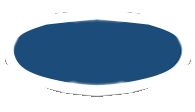
#> input picture Assets/GUI/RGH Slider.png, 195 x 112 px
$ python -i make.py   (imports and definitions only)
#> lines starting #> are read from the running program, lines starting #| are printed output that depends on the picture
"""make.py - builds and deploys WiiConverted's pages on the site: https://www.joykhloe.com/RGH/wc/home

    python web/make.py build            the pages into web/out/site, the list of downloads into web/out/downloads.json
    python web/make.py preview          build, then serve it all at http://localhost:8787/RGH/wc/home (wrangler dev,
                                        with a local copy of the R2 bucket); Ctrl+C stops it
    python web/make.py deploy           build, upload the downloads that changed to R2, deploy the Worker and the pages
    python web/make.py pack FOLDER [--list-only]
                                        put a mod on the Mods page: its mod.json, icon and screenshots are copied into
                                        web/mods/<its folder's name>/ and the folder is zipped there as the download
                                        (other games' ROMs and data are left out, and so is what that folder's
                                        leave-out.txt names; its release/ files replace the mod's own); --list-only
                                        shows the mod without a download

The pages are built from web/src (the layout, the pages, the stylesheet, _headers), the launcher's art in Assets/,
dist/WiiConverted Setup.zip (--setup-zip names another) and web/mods/. The wrangler it runs is web/node_modules'
(installed with npm the first time it is needed); deploying needs a Cloudflare login once: `npx wrangler login` in
web/.
"""
import argparse
import hashlib
import html
import io
import json
import os
import re
import shutil
import subprocess
import sys
import time
import tomllib
import urllib.parse
import urllib.request
import zipfile
from fnmatch import fnmatch
from datetime import datetime
from pathlib import Path

from PIL import Image

WEB = Path(__file__).resolve().parent
REPO = WEB.parent
SRC = WEB / "src"
MODS = WEB / "mods"
OUT = WEB / "out"
SITE = OUT / "site"                          # the Worker's static assets (wrangler.toml, [assets])
ART = REPO / "Assets"

ORIGIN = "https://www.joykhloe.com"          # the address the pages give for themselves (canonical, og:image)
BASE = "/RGH/wc"                             # the pages' folder on the site
PAGES = SITE / BASE.strip("/")
HOME_URL = BASE + "/home"
MODS_URL = BASE + "/mods"
SETUP_ZIP = REPO / "dist" / "WiiConverted Setup.zip"
SETUP_KEY = "wc/download/wiiconverted-setup.zip"     # its R2 key; the address is /RGH/ + the key
SETUP_NAME = "WiiConverted Setup.zip"                # the name the browser saves it under
DEPLOYED = WEB / ".deployed.json"            # what the uploads put into R2: key -> SHA-256, remote and local
# the repository; its links show on the pages once it answers
GITHUB = "https://github.com/Eggscantfly/Rabbids-Go-Home-WiiConverted"

PICTURES = {".png", ".jpg", ".jpeg", ".bmp", ".gif", ".webp"}
# never in a download: other games' ROMs and data files, disc images, the game's own archives
BLOCKED_EXT = {".z64", ".n64", ".v64", ".iso", ".wbfs", ".rvz", ".gcm", ".gcz", ".ciso", ".wia", ".nkit", ".wad",
               ".nds", ".3ds", ".cia", ".xci", ".nsp", ".gba", ".gb", ".gbc", ".nes", ".sfc", ".smc", ".bf"}
BLOCKED_NAMES = {"data.win", "game.ios", "game.unx", "game.droid"}
LEFT_OUT = {"thumbs.db", "desktop.ini", ".ds_store", "icon.txt"}
TEXT = {".lua", ".ini", ".cfg", ".json", ".txt", ".toml", ".xml", ".md"}


def fail(message):
    sys.exit(f"make.py: {message}")


def esc(text):
    return html.escape(text, quote=True)


# [7 lines left out: function fill, not called in this run]


def source(name):
    return (SRC / name).read_text(encoding="utf-8")


# [14 lines left out: functions file_sha256, size_text, not called in this run]


def slug(name):
    """a mod folder's name in the address: "It's a me!" -> its-a-me"""
    return re.sub(r"[^a-z0-9]+", "-", name.lower().replace("'", "").replace("’", "")).strip("-") or "mod"


def blocked(rel):
    name = rel.rsplit("/", 1)[-1].lower()
    return name in BLOCKED_NAMES or os.path.splitext(name)[1] in BLOCKED_EXT


# [14 lines left out: functions reachable, disposition, not called in this run]


# ------------------------------------------------------------------------------------------------------ pictures
def trimmed(img):
    """the picture without its transparent margins, as the launcher's Icon() cuts it"""
    img = img.convert("RGBA")
    box = img.getchannel("A").point(lambda a: 255 if a > 8 else 0).getbbox()
    return img.crop(box) if box else img


# [27 lines left out: functions fitted, box_size, encoded, not called in this run]


class Assets:
    """web/out/site/RGH/wc/assets: every file named after its content's hash, so browsers keep it for good (_headers)"""

    def __init__(self):
        self.dir = PAGES / "assets"
        self.dir.mkdir(parents=True, exist_ok=True)

    # [5 lines left out: function add, not called in this run]

    def picture(self, name, img, kind="webp", quality=90):
        return self.add(f"{name}.{kind}", encoded(img, kind, quality))


# [112 lines left out: functions art, setup_download, mod_pictures, load_mods, not called in this run]


# ---------------------------------------------------------------------------------------------------------- pages
DOWNLOAD_ICON = ('<svg class="btn-icon" viewBox="0 0 16 16" aria-hidden="true"><path fill="currentColor" '
                 'd="M7 1h2v7.59l2.3-2.3 1.4 1.42L8 12.41 3.3 7.71l1.4-1.42L7 8.59V1zM2 13.5h12V15H2z"/></svg>')


# [163 lines left out: functions render, badge, icon_tag, mod_line, first_sentence, mods_pages and 3 more, not called in this run]


def bucket_name():
    with open(WEB / "wrangler.toml", "rb") as f:
        return tomllib.load(f)["r2_buckets"][0]["bucket_name"]


# [146 lines left out: functions upload, ensure_bucket, pack, main, not called in this run]


# [2 lines not run here, left out]

>>> from PIL import Image
>>> picture = Image.open('../Assets/GUI/RGH Slider.png')
#> picture is the input picture: PIL image 195x112 RGBA; mean R, G, B, A 66.7, 86.2, 104.1, 153.5
>>> result = trimmed(picture)
#> in trimmed, `box = img.getchannel("A").point(lambda a: 255 if a > 8 else 0).getbbox()`: box = (3, 9, 193, 97)
#> in trimmed, `return img.crop(box) if box else img`:
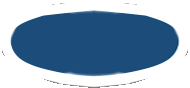
#> returned value: PIL image 190x88 RGBA; mean R, G, B, A 86.8, 112.2, 135.6, 200.5; transparent parts drawn white
